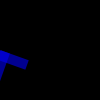
Frame 1 (no input)
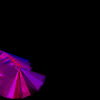
Frame 60 (the mouse pressed at the canvas centre just before this capture)
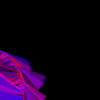
Frame 120 (the mouse held since frame 60 and released just before this capture)

The Processing sketch that drew these frames (run headless with seeded random() and noise(); from frame 60 on, the mouse is pressed at the canvas centre):

// Processing sketch: processing_90632
// ── processing_90632.pde

float x = 0.0; 
float y = 50.0; 
float angle = 0.2; 
float speed = 0.5; 

void setup() {
size(100, 100);
background(0);
randomSeed(160); 
}

void draw() {
angle += random(-0.3, 0.3);
x += cos(angle) * speed; // Update x-coordinate
y += sin(angle) * speed; // Update y-coordinate
translate(x, y);
rotate(angle);
noStroke();
fill(random(255), 0, random(255), 150);
rect(0, 0, 10, 30);
rect(0, 0, 30, 10);
}
